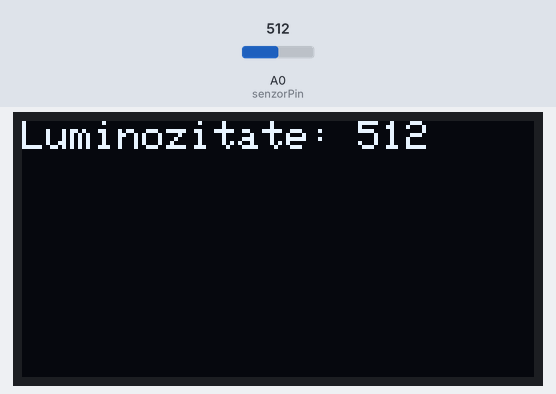
The sketch below on a simulated Arduino Uno, built with avr-gcc and run on an emulated ATmega328P. Parts: 128×64 one-colour display. The test bench sets the inputs (shaded band); at power-on: A0 (senzorPin) = 512. What the sketch prints to the serial monitor is not drawn.

Above: at 1.2 s.
1.3 s: A0 (senzorPin) set to 716
At 2.1 s:
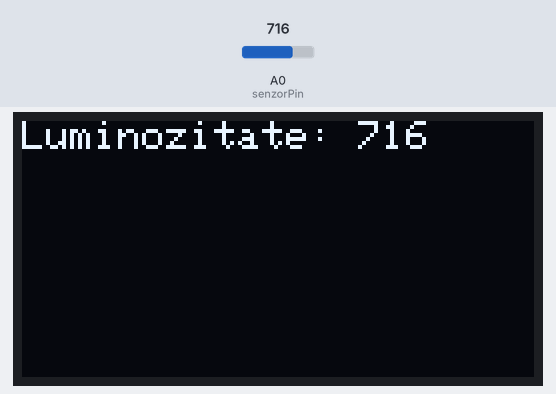
2.8 s: A0 (senzorPin) set to 900
At 3.6 s:
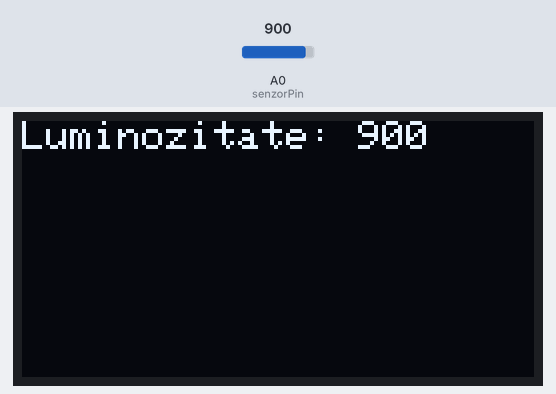
4.3 s: A0 (senzorPin) set to 1023
At 5.0 s:
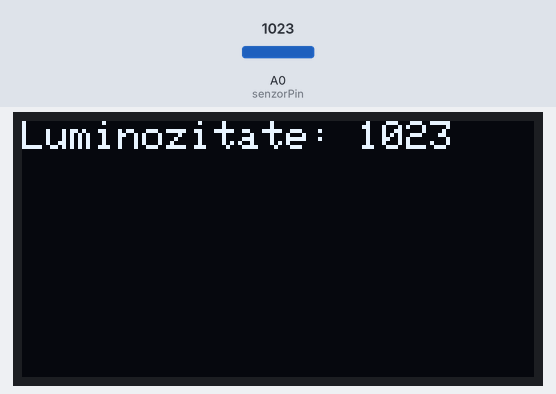
Timing chart, 0 to 7.3 s (numbered marks = the images above; inputs shaded):
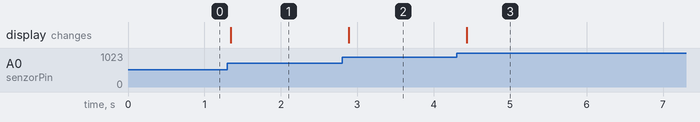

Measured:
- after the input at 1.3 s, the display: changes at once (image 1)
- after the input at 2.8 s, the display: changes after 0.09 s (image 2)
- after the input at 4.3 s, the display: changes after 0.13 s (image 3)

The sketch:

Exemplu.ino
```cpp
#include <SPI.h>
#include <Wire.h>
#include <Adafruit_GFX.h>
#include <Adafruit_SSD1306.h>

#define RESET -1
#define i2c_address 0x3C

#define senzorPin A0

Adafruit_SSD1306 display(RESET);

void setup() {
  Serial.begin(9600);
  display.begin(SSD1306_SWITCHCAPVCC, i2c_address);
  display.clearDisplay();
}

void printText(char* text)
{
  display.clearDisplay();
  display.setTextSize(1);
  display.setTextColor(WHITE);
  display.setCursor(0,0);
  display.println(text);
  display.display();
}

void loop() {
  int val = analogRead(senzorPin);
  Serial.println(val);
  char txt[120];
  sprintf(txt, "Luminozitate: %d", val);
  printText(txt);
  delay(100);
}
```
